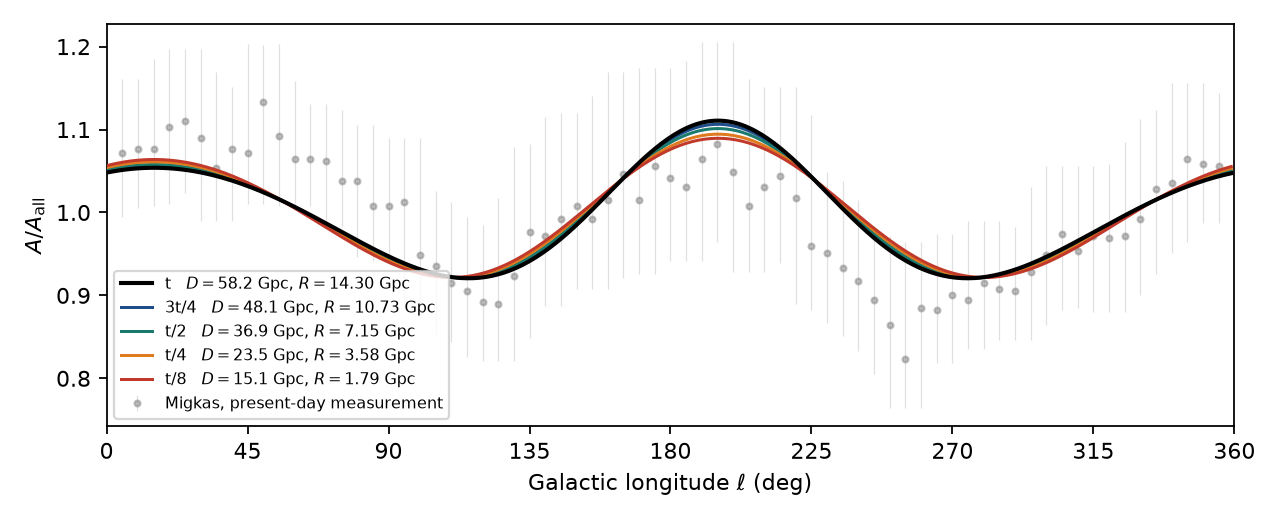

Here is the Python script that generated this plot:
"""A/A_all vs Galactic longitude at five epochs of the frozen shell. No refit, no sine.

Today is the WLS point in migkas-no-kdipole.py. Earlier epochs keep mcc, Omega_s
and ell_0. D follows the E=0 chart, anchored so t=61.2 Gyr is the frozen D.
R_vision scales with time after the crossing. R_in stays on the integrator
floor. R_out is the frozen value today and D+R at earlier epochs.
"""
from __future__ import annotations

import json
import os
import sys
from pathlib import Path

import matplotlib.pyplot as plt
import numpy as np

BUB = "/workspace/cosmology/papers/spreadsheet_model/bubble"
sys.path.insert(0, BUB)
os.chdir(BUB)
import ptshell  # noqa: E402,F401
import prof_core as P  # noqa: E402
from bubble_core import GPC, IMIG, MA, MHI, MLO, TH1, shifted  # noqa: E402

# Frozen snapshot. Not refit.
D0 = 58.19699837268826
RV0 = 14.30048287260589
MCC = 0.0017121308626185587
KIN = 4.034634647911553
KOUT = 1.0235618098210888
L0 = 15.1629523788697
OS = 0.049
RIN0 = D0 - KIN * RV0
ROUT0 = D0 + KOUT * RV0

T_AFTER0 = 61.2
T_CROSS = 0.550
T_SING0 = T_AFTER0 + T_CROSS
# integ_core.GPC is 1 Gpc in km. c in km/s. Julian year, matching the storyboard's 0.3066 Gpc/Gyr.
C_KMS = 2.99792458e5
GYR_S = 365.25 * 86400.0 * 1e9
C_GPC_PER_GYR = C_KMS * GYR_S / GPC

OUT_PNG = Path("/workspace/cosmology-course/notes/migkas-earlier-times.png")
OUT_JSON = Path("/workspace/cosmology-course/notes/migkas-earlier-times.json")
LDEG = np.loadtxt("/workspace/cosmology/migkas/fig6_digitized.csv", delimiter=",", skiprows=1, usecols=0)

FRACTIONS = (1.0, 0.75, 0.5, 0.25, 0.125)
LABELS = ("t", "3t/4", "t/2", "t/4", "t/8")


def epoch(frac):
    t_after = frac * T_AFTER0
    t_sing = t_after + T_CROSS
    D = D0 * (t_sing / T_SING0) ** (2.0 / 3.0)
    R = RV0 * frac
    # E=0 worldline: D = [(3/2) t_sing sqrt(2GM)]^{2/3}, so dD/dt = (2/3) D/t_sing.
    # The a_f integrator has no separate shell-centre speed; this is that chart derivative.
    v_over_c = (2.0 / 3.0) * D / t_sing / C_GPC_PER_GYR
    return dict(
        frac=frac,
        t_after_Gyr=t_after,
        t_sing_Gyr=t_sing,
        D_Gpc=float(D),
        R_Gpc=float(R),
        D_minus_R_Gpc=float(D - R),
        D_plus_R_Gpc=float(D + R),
        v_over_c=float(v_over_c),
    )


def sky(D, R, Rin, Rout):
    a = dict(
        DR=D / R, Os=OS, mcc=float(MCC),
        rin=float(Rin / D), rout=float(Rout / D),
        Lc=0.005, mc=0.0, Ob=0.0,
    )
    rr = P.run("ptshell", a, 0.0, 0.0)
    af = rr["af"]
    if (not np.all(np.isfinite(af))) or rr["vrmin"] <= 0:
        raise RuntimeError(f"flow not usable D={D:.4f} R={R:.4f} vrmin={rr['vrmin']}")
    return af / af.mean(), rr


def main():
    rows = []
    curves = []
    for frac in FRACTIONS:
        ep = epoch(frac)
        if frac == 1.0:
            D_use, R_use, Rin, Rout = D0, RV0, RIN0, ROUT0
        else:
            D_use, R_use = ep["D_Gpc"], ep["R_Gpc"]
            Rin, Rout = RIN0, ep["D_plus_R_Gpc"]
        af, rr = sky(D_use, R_use, Rin, Rout)
        full = shifted(af, L0)
        below = bool(ep["D_minus_R_Gpc"] < Rin)
        row = dict(ep)
        row.update(
            D_used_Gpc=float(D_use),
            R_used_Gpc=float(R_use),
            R_in_Gpc=float(Rin),
            R_out_Gpc=float(Rout),
            D_minus_R_below_Rin=below,
            DR=float(D_use / R_use),
            rin=float(Rin / D_use),
            rout=float(Rout / D_use),
            vrmin=float(rr["vrmin"]),
            integrator_vE=float(rr["vE"]),
            integrator_Ht=float(rr["Ht"]),
            A_min=float(full.min()),
            A_max=float(full.max()),
            A_pp=float(full.max() - full.min()),
            ell0_deg=L0,
            mcc=MCC,
            Omega_s=OS,
        )
        rows.append(row)
        curves.append(full)
        print(
            f"{frac:g} D={ep['D_Gpc']:.4f} R={ep['R_Gpc']:.4f} "
            f"DmR={ep['D_minus_R_Gpc']:.4f} DpR={ep['D_plus_R_Gpc']:.4f} "
            f"v/c={ep['v_over_c']:.4f} Rin={Rin:.4f} Rout={Rout:.4f} "
            f"pp={row['A_pp']:.4f} below={below}",
            flush=True,
        )

    fig, ax = plt.subplots(figsize=(8.0, 3.25))
    ax.errorbar(
        LDEG, MA, yerr=np.vstack([MLO, MHI]), fmt="o", ms=2.6, color="0.55",
        ecolor="0.78", elinewidth=0.55, capsize=0, alpha=0.55, zorder=2,
        label="Migkas, present-day measurement",
    )
    colors = ("#000000", "#1d4e89", "#1a7a6d", "#e07a1f", "#c0392b")
    for full, row, col, lab in zip(curves, rows, colors, LABELS):
        ax.plot(
            TH1, full, color=col, lw=1.85 if row["frac"] == 1.0 else 1.35, zorder=4 if row["frac"] == 1.0 else 3,
            label=rf"{lab}   $D={row['D_Gpc']:.1f}$ Gpc, $R={row['R_Gpc']:.2f}$ Gpc",
        )
    ax.set_xlim(0, 360)
    ax.set_xlabel(r"Galactic longitude $\ell$ (deg)")
    ax.set_ylabel(r"$A/A_{\mathrm{all}}$")
    ax.set_xticks(np.arange(0, 361, 45))
    ax.legend(fontsize=7.1, loc="lower left", frameon=True)
    fig.tight_layout()
    fig.savefig(OUT_PNG, dpi=160)

    payload = dict(
        scaling=(
            "R_vision scales as t_after/61.2; D scales as t_sing^{2/3} anchored to the "
            "frozen D(61.2 Gyr); R_in is held at the 0.50 Gpc integrator floor, not D-R; "
            "R_out is the frozen D+kout*R today and D+R at earlier epochs; "
            "mcc, Omega_s and ell_0 are unchanged. No sine."
        ),
        v_over_c=(
            "dD/dt of the E=0 worldline that defines these epochs, "
            "v=(2/3)*D/t_sing, divided by c using integ_core.GPC. "
            "The a_f integrator does not return a shell-centre speed."
        ),
        c_Gpc_per_Gyr=C_GPC_PER_GYR,
        formula="A/A_all(ell)=a_f(ell-l0)/<a_f>, a_f=|V_source-V_Earth|/(R/D)",
        frozen=dict(D=D0, R=RV0, mcc=MCC, kin=KIN, kout=KOUT, l0=L0, Rin=RIN0, Rout=ROUT0, Omega_s=OS),
        D_minus_R_drops_below_Rin=any(r["D_minus_R_below_Rin"] for r in rows),
        epochs=rows,
        longitude_deg=TH1.tolist(),
        A_over_Aall={LABELS[i]: curves[i].tolist() for i in range(5)},
    )
    OUT_JSON.write_text(json.dumps(payload, indent=1))
    print("c_Gpc_per_Gyr", C_GPC_PER_GYR, flush=True)
    print("png", OUT_PNG.stat().st_size, "json", OUT_JSON.stat().st_size, flush=True)


if __name__ == "__main__":
    main()
